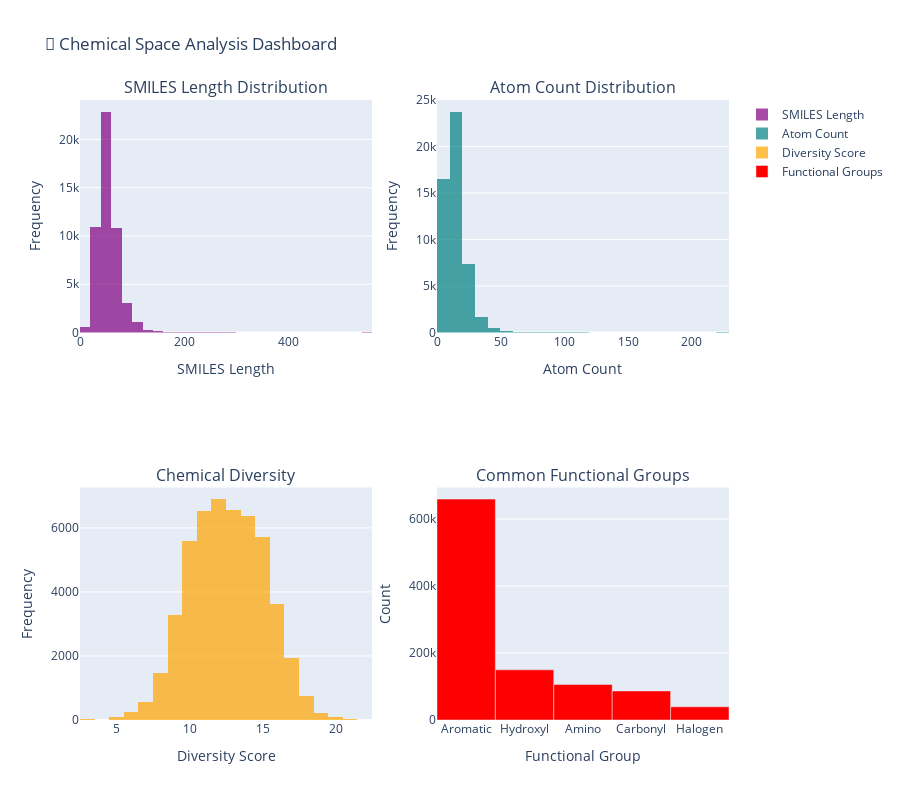

Notebook code for this chart:
### Markdown cell above
## 5. SMILES and Chemical Space Analysis 🧪

Exploring the chemical space and molecular diversity in our dataset.

### Code cell
# SMILES and Chemical Space Analysis
if 'bindingdb_subset' in data_files:
    df = data_files['bindingdb_subset']
    
    if 'Ligand SMILES' in df.columns:
        smiles_data = df['Ligand SMILES'].dropna()
        
        print("🧪 Chemical Space Analysis:")
        print("=" * 40)
        print(f"Total compounds: {len(smiles_data)}")
        print(f"Unique compounds: {len(smiles_data.unique())}")
        print(f"Duplicate ratio: {(1 - len(smiles_data.unique())/len(smiles_data))*100:.1f}%")
        
        # SMILES length analysis
        smiles_lengths = smiles_data.str.len()
        
        # Create visualization for chemical space
        fig = make_subplots(
            rows=2, cols=2,
            subplot_titles=('SMILES Length Distribution', 'Atom Count Distribution',
                           'Chemical Diversity', 'Common Functional Groups'),
            specs=[[{"secondary_y": False}, {"secondary_y": False}],
                   [{"secondary_y": False}, {"type": "bar"}]]
        )
        
        # SMILES length distribution
        fig.add_trace(
            go.Histogram(x=smiles_lengths, nbinsx=40, name="SMILES Length", 
                        opacity=0.7, marker_color='purple'),
            row=1, col=1
        )
        
        # Atom count estimation (rough)
        atom_counts = smiles_data.apply(lambda x: x.count('C') + x.count('N') + x.count('O') + x.count('S'))
        
        fig.add_trace(
            go.Histogram(x=atom_counts, nbinsx=40, name="Atom Count", 
                        opacity=0.7, marker_color='teal'),
            row=1, col=2
        )
        
        # Chemical diversity (unique character count)
        diversity_scores = smiles_data.apply(lambda x: len(set(x)))
        
        fig.add_trace(
            go.Histogram(x=diversity_scores, nbinsx=30, name="Diversity Score", 
                        opacity=0.7, marker_color='orange'),
            row=2, col=1
        )
        
        # Common functional groups
        functional_groups = {
            'Aromatic': smiles_data.str.count('c').sum(),
            'Hydroxyl': smiles_data.str.count('O').sum(),
            'Amino': smiles_data.str.count('N').sum(),
            'Carbonyl': smiles_data.str.count('=O').sum(),
            'Halogen': (smiles_data.str.count('F') + smiles_data.str.count('Cl') + 
                       smiles_data.str.count('Br') + smiles_data.str.count('I')).sum()
        }
        
        fig.add_trace(
            go.Bar(x=list(functional_groups.keys()), y=list(functional_groups.values()),
                  name="Functional Groups", marker_color='red'),
            row=2, col=2
        )
        
        fig.update_layout(
            height=800,
            title_text="🧪 Chemical Space Analysis Dashboard",
            showlegend=True
        )
        
        fig.update_xaxes(title_text="SMILES Length", row=1, col=1)
        fig.update_xaxes(title_text="Atom Count", row=1, col=2)
        fig.update_xaxes(title_text="Diversity Score", row=2, col=1)
        fig.update_xaxes(title_text="Functional Group", row=2, col=2)
        
        fig.update_yaxes(title_text="Frequency", row=1, col=1)
        fig.update_yaxes(title_text="Frequency", row=1, col=2)
        fig.update_yaxes(title_text="Frequency", row=2, col=1)
        fig.update_yaxes(title_text="Count", row=2, col=2)
        
        fig.show()
        
        # Sample SMILES examples
        print("\n🧬 Sample SMILES Structures:")
        print("=" * 40)
        sample_smiles = smiles_data.sample(5) if len(smiles_data) >= 5 else smiles_data
        for i, smile in enumerate(sample_smiles, 1):
            print(f"{i}. {smile[:60]}{'...' if len(smile) > 60 else ''}")
            
        print(f"\nSMILES Statistics:")
        print(f"Mean length: {smiles_lengths.mean():.1f} characters")
        print(f"Median length: {smiles_lengths.median():.1f} characters")
        print(f"Length range: {smiles_lengths.min()} - {smiles_lengths.max()}")
        
else:
    print("❌ No SMILES data available for analysis")

### Figure 1 — Plotly figure (JSON) as saved in the notebook; plotly's stock layout.template omitted (floating-point values rounded to 4 significant figures; data arrays with more than 128 entries replaced by an {"elided": "..."} marker saying what was removed)
{"data": [{"marker": {"color": "purple"}, "name": "SMILES Length", "nbinsx": 40, "opacity": 0.7, "type": "histogram", "x": {"elided": "50000 int values"}, "xaxis": "x", "yaxis": "y"}, {"marker": {"color": "teal"}, "name": "Atom Count", "nbinsx": 40, "opacity": 0.7, "type": "histogram", "x": {"elided": "50000 int values"}, "xaxis": "x2", "yaxis": "y2"}, {"marker": {"color": "orange"}, "name": "Diversity Score", "nbinsx": 30, "opacity": 0.7, "type": "histogram", "x": {"elided": "50000 int values"}, "xaxis": "x3", "yaxis": "y3"}, {"marker": {"color": "red"}, "name": "Functional Groups", "type": "bar", "x": ["Aromatic", "Hydroxyl", "Amino", "Carbonyl", "Halogen"], "xaxis": "x4", "y": [659340, 149770, 106277, 86758, 39302], "yaxis": "y4"}], "layout": {"annotations": [{"font": {"size": 16}, "showarrow": false, "text": "SMILES Length Distribution", "x": 0.225, "xanchor": "center", "xref": "paper", "y": 1, "yanchor": "bottom", "yref": "paper"}, {"font": {"size": 16}, "showarrow": false, "text": "Atom Count Distribution", "x": 0.775, "xanchor": "center", "xref": "paper", "y": 1, "yanchor": "bottom", "yref": "paper"}, {"font": {"size": 16}, "showarrow": false, "text": "Chemical Diversity", "x": 0.225, "xanchor": "center", "xref": "paper", "y": 0.375, "yanchor": "bottom", "yref": "paper"}, {"font": {"size": 16}, "showarrow": false, "text": "Common Functional Groups", "x": 0.775, "xanchor": "center", "xref": "paper", "y": 0.375, "yanchor": "bottom", "yref": "paper"}], "height": 800, "showlegend": true, "title": {"text": "🧪 Chemical Space Analysis Dashboard"}, "xaxis": {"anchor": "y", "domain": [0, 0.45], "title": {"text": "SMILES Length"}}, "xaxis2": {"anchor": "y2", "domain": [0.55, 1], "title": {"text": "Atom Count"}}, "xaxis3": {"anchor": "y3", "domain": [0, 0.45], "title": {"text": "Diversity Score"}}, "xaxis4": {"anchor": "y4", "domain": [0.55, 1], "title": {"text": "Functional Group"}}, "yaxis": {"anchor": "x", "domain": [0.625, 1], "title": {"text": "Frequency"}}, "yaxis2": {"anchor": "x2", "domain": [0.625, 1], "title": {"text": "Frequency"}}, "yaxis3": {"anchor": "x3", "domain": [0, 0.375], "title": {"text": "Frequency"}}, "yaxis4": {"anchor": "x4", "domain": [0, 0.375], "title": {"text": "Count"}}}}
